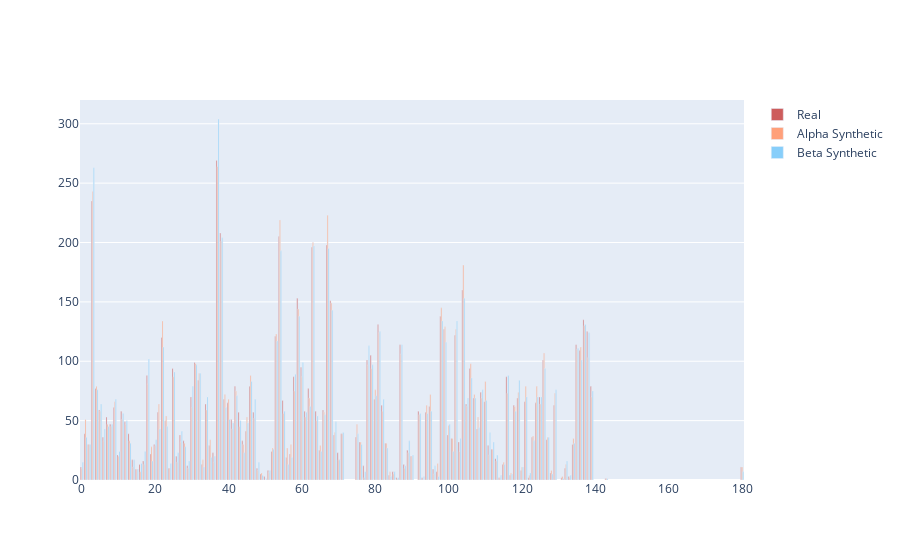

Here is the notebook cell this chart was saved with:
### Code cell
import plotly.graph_objects as go

indices = compare_choice_col_bins.index

fig = go.Figure()
fig.add_trace(go.Bar(
    x=indices,
    y=compare_choice_col_bins.real,
    name='Real',
    marker_color='indianred'
))
fig.add_trace(go.Bar(
    x=indices,
    y=compare_choice_col_bins.alpha_synthetic,
    name='Alpha Synthetic',
    marker_color='lightsalmon'
))
fig.add_trace(go.Bar(
    x=indices,
    y=compare_choice_col_bins.beta_synthetic,
    name='Beta Synthetic',
    marker_color='lightskyblue'
))

# Here we modify the tickangle of the xaxis, resulting in rotated labels.
fig.update_layout(barmode='group')
fig.show()

### Figure 1 — Plotly figure (JSON) as saved in the notebook; plotly's stock layout.template omitted (floating-point values rounded to 4 significant figures; data arrays with more than 128 entries replaced by an {"elided": "..."} marker saying what was removed)
{"data": [{"marker": {"color": "indianred"}, "name": "Real", "type": "bar", "x": {"elided": "137 int values"}, "y": {"elided": "137 int values"}}, {"marker": {"color": "lightsalmon"}, "name": "Alpha Synthetic", "type": "bar", "x": {"elided": "137 int values"}, "y": {"elided": "137 int values"}}, {"marker": {"color": "lightskyblue"}, "name": "Beta Synthetic", "type": "bar", "x": {"elided": "137 int values"}, "y": {"elided": "137 int values"}}], "layout": {"barmode": "group"}}
